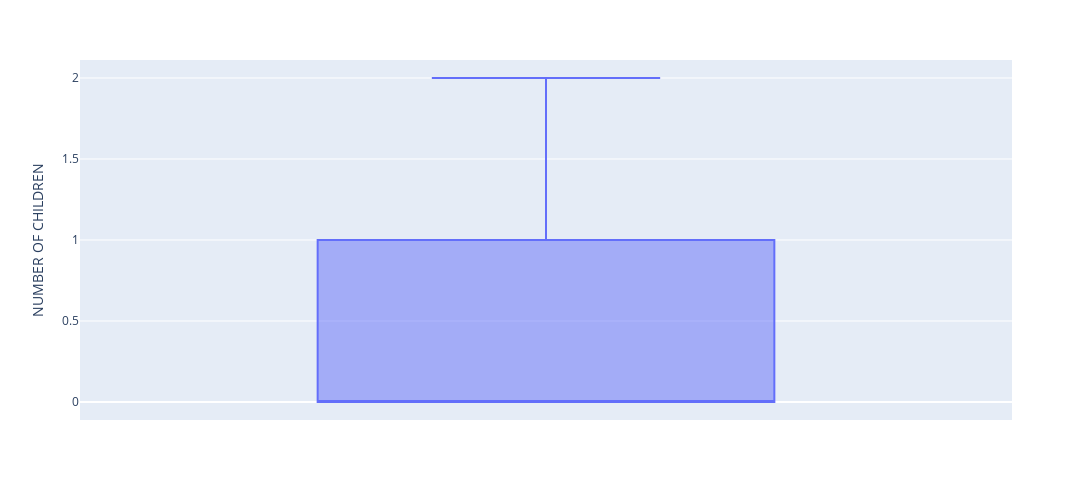

Notebook source saved alongside this figure:
### Code cell
# BOXPLOT ATUALIZADO
fig = px.box(df_numerico, y='NUMBER OF CHILDREN')
fig.update_layout(width=1200, height=500)
fig.show()

### Figure 1 — Plotly figure (JSON) as saved in the notebook; plotly's stock layout.template omitted (floating-point values rounded to 4 significant figures; data arrays with more than 128 entries replaced by an {"elided": "..."} marker saying what was removed)
{"data": [{"alignmentgroup": "True", "hovertemplate": "NUMBER OF CHILDREN=%{y}<extra></extra>", "legendgroup": "", "marker": {"color": "#636efa"}, "name": "", "notched": false, "offsetgroup": "", "orientation": "v", "showlegend": false, "type": "box", "x0": " ", "xaxis": "x", "y": {"elided": "159 int values"}, "y0": " ", "yaxis": "y"}], "layout": {"boxmode": "group", "height": 500, "legend": {"tracegroupgap": 0}, "margin": {"t": 60}, "width": 1200, "xaxis": {"anchor": "y", "domain": [0, 1]}, "yaxis": {"anchor": "x", "domain": [0, 1], "title": {"text": "NUMBER OF CHILDREN"}}}}
